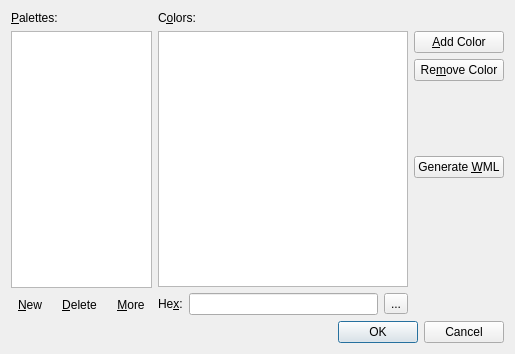
<?xml version="1.0" encoding="UTF-8"?>
<ui version="4.0">
 <class>CustomPalettes</class>
 <widget class="QDialog" name="CustomPalettes">
  <property name="geometry">
   <rect>
    <x>0</x>
    <y>0</y>
    <width>515</width>
    <height>354</height>
   </rect>
  </property>
  <property name="windowTitle">
   <string>Palette Editor</string>
  </property>
  <layout class="QVBoxLayout" name="verticalLayout_2">
   <item>
    <layout class="QHBoxLayout" name="horizontalLayout" stretch="1,3">
     <item>
      <layout class="QVBoxLayout" name="paletteListContainer">
       <item>
        <widget class="QLabel" name="label">
         <property name="text">
          <string>&amp;Palettes:</string>
         </property>
         <property name="buddy">
          <cstring>listPals</cstring>
         </property>
        </widget>
       </item>
       <item>
        <widget class="QListWidget" name="listPals"/>
       </item>
       <item>
        <layout class="QHBoxLayout" name="horizontalLayout_4" stretch="1,1,1">
         <item>
          <widget class="QToolButton" name="cmdAddPal">
           <property name="text">
            <string>&amp;New</string>
           </property>
           <property name="icon">
            <iconset theme="list-add"/>
           </property>
           <property name="toolButtonStyle">
            <enum>Qt::ToolButtonTextBesideIcon</enum>
           </property>
           <property name="autoRaise">
            <bool>true</bool>
           </property>
          </widget>
         </item>
         <item>
          <widget class="QToolButton" name="cmdDelPal">
           <property name="text">
            <string>&amp;Delete</string>
           </property>
           <property name="icon">
            <iconset theme="list-remove"/>
           </property>
           <property name="toolButtonStyle">
            <enum>Qt::ToolButtonTextBesideIcon</enum>
           </property>
           <property name="autoRaise">
            <bool>true</bool>
           </property>
          </widget>
         </item>
         <item>
          <widget class="QToolButton" name="tbMoreOptions">
           <property name="sizePolicy">
            <sizepolicy hsizetype="Fixed" vsizetype="Minimum">
             <horstretch>0</horstretch>
             <verstretch>0</verstretch>
            </sizepolicy>
           </property>
           <property name="text">
            <string>&amp;More</string>
           </property>
           <property name="popupMode">
            <enum>QToolButton::InstantPopup</enum>
           </property>
           <property name="toolButtonStyle">
            <enum>Qt::ToolButtonTextBesideIcon</enum>
           </property>
           <property name="autoRaise">
            <bool>true</bool>
           </property>
          </widget>
         </item>
        </layout>
       </item>
      </layout>
     </item>
     <item>
      <layout class="QVBoxLayout" name="paletteViewContainer">
       <item>
        <widget class="QLabel" name="label_2">
         <property name="text">
          <string>C&amp;olors:</string>
         </property>
         <property name="buddy">
          <cstring>listColors</cstring>
         </property>
        </widget>
       </item>
       <item>
        <layout class="QHBoxLayout" name="horizontalLayout_3">
         <item>
          <layout class="QVBoxLayout" name="verticalLayout_3">
           <item>
            <widget class="QListWidget" name="listColors">
             <property name="uniformItemSizes">
              <bool>true</bool>
             </property>
            </widget>
           </item>
           <item>
            <layout class="QHBoxLayout" name="horizontalLayout_5">
             <item>
              <widget class="QLabel" name="label_3">
               <property name="whatsThis">
                <string>Allows you to edit the selection by typing a new color in hexadecimal #RRGGBB notation.</string>
               </property>
               <property name="text">
                <string>He&amp;x:</string>
               </property>
               <property name="buddy">
                <cstring>leColor</cstring>
               </property>
              </widget>
             </item>
             <item>
              <widget class="QLineEdit" name="leColor">
               <property name="whatsThis">
                <string>Allows you to edit the selection by typing a new color in hexadecimal #RRGGBB notation.</string>
               </property>
              </widget>
             </item>
             <item>
              <widget class="QToolButton" name="tbEditColor">
               <property name="whatsThis">
                <string>Displays controls to allow you to choose a new color.</string>
               </property>
               <property name="text">
                <string>...</string>
               </property>
              </widget>
             </item>
            </layout>
           </item>
          </layout>
         </item>
         <item>
          <layout class="QVBoxLayout" name="verticalLayout" stretch="0,0,1,0,2">
           <item>
            <widget class="QPushButton" name="cmdAddCol">
             <property name="text">
              <string>&amp;Add Color</string>
             </property>
            </widget>
           </item>
           <item>
            <widget class="QPushButton" name="cmdDelCol">
             <property name="text">
              <string>Re&amp;move Color</string>
             </property>
            </widget>
           </item>
           <item>
            <spacer name="verticalSpacer">
             <property name="orientation">
              <enum>Qt::Vertical</enum>
             </property>
             <property name="sizeHint" stdset="0">
              <size>
               <width>20</width>
               <height>40</height>
              </size>
             </property>
            </spacer>
           </item>
           <item>
            <widget class="QPushButton" name="cmdWml">
             <property name="whatsThis">
              <string>Generates a sample Wesnoth Markup Language snippet containing a single color palette definition, which you can save to a file or clipboard for later inclusion in your own project.</string>
             </property>
             <property name="text">
              <string>Generate &amp;WML</string>
             </property>
            </widget>
           </item>
           <item>
            <spacer name="verticalSpacer_2">
             <property name="orientation">
              <enum>Qt::Vertical</enum>
             </property>
             <property name="sizeHint" stdset="0">
              <size>
               <width>20</width>
               <height>40</height>
              </size>
             </property>
            </spacer>
           </item>
          </layout>
         </item>
        </layout>
       </item>
      </layout>
     </item>
    </layout>
   </item>
   <item>
    <widget class="QDialogButtonBox" name="buttonBox">
     <property name="orientation">
      <enum>Qt::Horizontal</enum>
     </property>
     <property name="standardButtons">
      <set>QDialogButtonBox::Cancel|QDialogButtonBox::Ok</set>
     </property>
    </widget>
   </item>
  </layout>
  <action name="action_Rename">
   <property name="icon">
    <iconset theme="edit-rename"/>
   </property>
   <property name="text">
    <string>&amp;Rename</string>
   </property>
  </action>
  <action name="action_Duplicate">
   <property name="icon">
    <iconset theme="edit-copy"/>
   </property>
   <property name="text">
    <string>&amp;Duplicate</string>
   </property>
  </action>
 </widget>
 <tabstops>
  <tabstop>listPals</tabstop>
  <tabstop>cmdAddPal</tabstop>
  <tabstop>cmdDelPal</tabstop>
  <tabstop>listColors</tabstop>
  <tabstop>leColor</tabstop>
  <tabstop>tbEditColor</tabstop>
  <tabstop>cmdAddCol</tabstop>
  <tabstop>cmdDelCol</tabstop>
  <tabstop>cmdWml</tabstop>
  <tabstop>buttonBox</tabstop>
 </tabstops>
 <resources/>
 <connections>
  <connection>
   <sender>buttonBox</sender>
   <signal>accepted()</signal>
   <receiver>CustomPalettes</receiver>
   <slot>accept()</slot>
   <hints>
    <hint type="sourcelabel">
     <x>252</x>
     <y>349</y>
    </hint>
    <hint type="destinationlabel">
     <x>157</x>
     <y>274</y>
    </hint>
   </hints>
  </connection>
  <connection>
   <sender>buttonBox</sender>
   <signal>rejected()</signal>
   <receiver>CustomPalettes</receiver>
   <slot>reject()</slot>
   <hints>
    <hint type="sourcelabel">
     <x>320</x>
     <y>349</y>
    </hint>
    <hint type="destinationlabel">
     <x>286</x>
     <y>274</y>
    </hint>
   </hints>
  </connection>
 </connections>
</ui>
